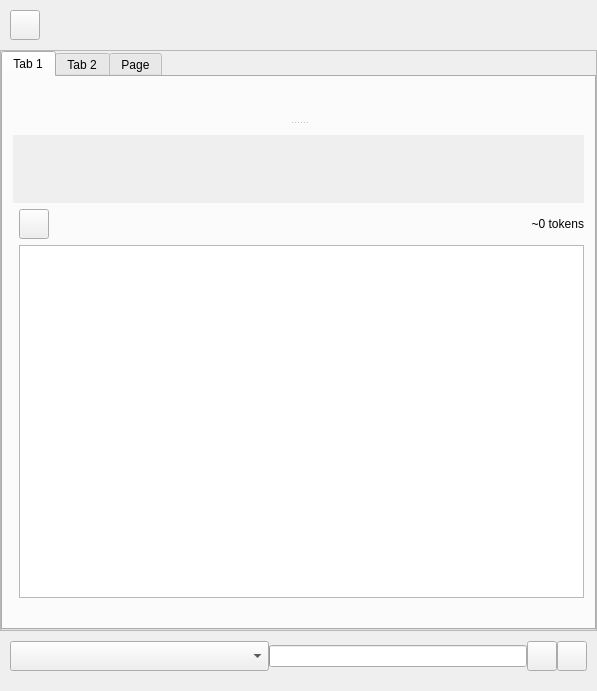
<?xml version="1.0" encoding="UTF-8"?>
<ui version="4.0">
 <class>chat_prompt</class>
 <widget class="QWidget" name="chat_prompt">
  <property name="geometry">
   <rect>
    <x>0</x>
    <y>0</y>
    <width>597</width>
    <height>691</height>
   </rect>
  </property>
  <property name="windowTitle">
   <string>Form</string>
  </property>
  <layout class="QGridLayout" name="gridLayout_2">
   <property name="leftMargin">
    <number>0</number>
   </property>
   <property name="topMargin">
    <number>0</number>
   </property>
   <property name="rightMargin">
    <number>0</number>
   </property>
   <property name="bottomMargin">
    <number>0</number>
   </property>
   <property name="spacing">
    <number>0</number>
   </property>
   <item row="0" column="0">
    <widget class="QWidget" name="chat_prompt_action_bar" native="true">
     <layout class="QHBoxLayout" name="horizontalLayout_3">
      <property name="spacing">
       <number>0</number>
      </property>
      <property name="leftMargin">
       <number>0</number>
      </property>
      <property name="topMargin">
       <number>0</number>
      </property>
      <property name="rightMargin">
       <number>0</number>
      </property>
      <property name="bottomMargin">
       <number>0</number>
      </property>
      <item>
       <layout class="QHBoxLayout" name="action_bar_container">
        <property name="spacing">
         <number>5</number>
        </property>
        <property name="leftMargin">
         <number>10</number>
        </property>
        <property name="topMargin">
         <number>10</number>
        </property>
        <property name="rightMargin">
         <number>10</number>
        </property>
        <property name="bottomMargin">
         <number>10</number>
        </property>
        <item>
         <widget class="QPushButton" name="clear_conversation_button">
          <property name="sizePolicy">
           <sizepolicy hsizetype="Maximum" vsizetype="Maximum">
            <horstretch>0</horstretch>
            <verstretch>0</verstretch>
           </sizepolicy>
          </property>
          <property name="minimumSize">
           <size>
            <width>30</width>
            <height>30</height>
           </size>
          </property>
          <property name="maximumSize">
           <size>
            <width>30</width>
            <height>30</height>
           </size>
          </property>
          <property name="toolTip">
           <string>New converation</string>
          </property>
          <property name="text">
           <string/>
          </property>
          <property name="icon">
           <iconset resource="../../../../../gui/resources/feather.qrc">
            <normaloff>:/light/icons/feather/light/plus.svg</normaloff>:/light/icons/feather/light/plus.svg</iconset>
          </property>
         </widget>
        </item>
        <item>
         <spacer name="horizontalSpacer">
          <property name="orientation">
           <enum>Qt::Orientation::Horizontal</enum>
          </property>
          <property name="sizeHint" stdset="0">
           <size>
            <width>40</width>
            <height>20</height>
           </size>
          </property>
         </spacer>
        </item>
       </layout>
      </item>
     </layout>
    </widget>
   </item>
   <item row="1" column="0">
    <widget class="QScrollArea" name="scrollArea">
     <property name="widgetResizable">
      <bool>true</bool>
     </property>
     <widget class="QWidget" name="scrollAreaWidgetContents_2">
      <property name="geometry">
       <rect>
        <x>0</x>
        <y>0</y>
        <width>595</width>
        <height>579</height>
       </rect>
      </property>
      <layout class="QGridLayout" name="gridLayout_4">
       <property name="leftMargin">
        <number>0</number>
       </property>
       <property name="topMargin">
        <number>0</number>
       </property>
       <property name="rightMargin">
        <number>0</number>
       </property>
       <property name="bottomMargin">
        <number>0</number>
       </property>
       <property name="spacing">
        <number>0</number>
       </property>
       <item row="0" column="0">
        <widget class="QTabWidget" name="tabWidget">
         <property name="currentIndex">
          <number>0</number>
         </property>
         <widget class="QWidget" name="tab">
          <attribute name="title">
           <string>Tab 1</string>
          </attribute>
          <layout class="QGridLayout" name="gridLayout_6">
           <property name="leftMargin">
            <number>0</number>
           </property>
           <property name="topMargin">
            <number>0</number>
           </property>
           <property name="rightMargin">
            <number>0</number>
           </property>
           <property name="bottomMargin">
            <number>0</number>
           </property>
           <property name="spacing">
            <number>0</number>
           </property>
           <item row="0" column="0">
            <widget class="QSplitter" name="splitter">
             <property name="orientation">
              <enum>Qt::Orientation::Vertical</enum>
             </property>
             <widget class="ConversationWidget" name="conversation" native="true"/>
             <widget class="QWidget" name="prompt_container" native="true">
              <layout class="QGridLayout" name="gridLayout">
               <property name="leftMargin">
                <number>10</number>
               </property>
               <property name="topMargin">
                <number>10</number>
               </property>
               <property name="rightMargin">
                <number>10</number>
               </property>
               <property name="bottomMargin">
                <number>10</number>
               </property>
               <property name="spacing">
                <number>0</number>
               </property>
               <item row="2" column="0">
                <widget class="QWidget" name="prompt_wrapper" native="true">
                 <layout class="QGridLayout" name="prompt_wrapper_layout">
                  <property name="leftMargin">
                   <number>0</number>
                  </property>
                  <property name="topMargin">
                   <number>0</number>
                  </property>
                  <property name="rightMargin">
                   <number>0</number>
                  </property>
                  <property name="bottomMargin">
                   <number>0</number>
                  </property>
                  <property name="spacing">
                   <number>0</number>
                  </property>
                 </layout>
                </widget>
               </item>
               <item row="0" column="0">
                <widget class="QWidget" name="chat_container" native="true">
                 <layout class="QGridLayout" name="gridLayout_7">
                  <property name="leftMargin">
                   <number>0</number>
                  </property>
                  <property name="topMargin">
                   <number>0</number>
                  </property>
                  <property name="rightMargin">
                   <number>0</number>
                  </property>
                  <property name="bottomMargin">
                   <number>0</number>
                  </property>
                  <item row="5" column="1">
                   <layout class="QHBoxLayout" name="horizontalLayout_4">
                    <item>
                     <widget class="QLabel" name="last_message_tokens">
                      <property name="sizePolicy">
                       <sizepolicy hsizetype="Minimum" vsizetype="Minimum">
                        <horstretch>0</horstretch>
                        <verstretch>0</verstretch>
                       </sizepolicy>
                      </property>
                      <property name="styleSheet">
                       <string notr="true"/>
                      </property>
                      <property name="text">
                       <string/>
                      </property>
                     </widget>
                    </item>
                    <item>
                     <widget class="QLabel" name="total_tokens">
                      <property name="sizePolicy">
                       <sizepolicy hsizetype="Minimum" vsizetype="Minimum">
                        <horstretch>0</horstretch>
                        <verstretch>0</verstretch>
                       </sizepolicy>
                      </property>
                      <property name="styleSheet">
                       <string notr="true"/>
                      </property>
                      <property name="text">
                       <string/>
                      </property>
                      <property name="alignment">
                       <set>Qt::AlignmentFlag::AlignRight|Qt::AlignmentFlag::AlignTrailing|Qt::AlignmentFlag::AlignVCenter</set>
                      </property>
                     </widget>
                    </item>
                   </layout>
                  </item>
                  <item row="0" column="0" colspan="2">
                   <widget class="QScrollArea" name="attachments_scroll_area">
                    <property name="sizePolicy">
                     <sizepolicy hsizetype="Expanding" vsizetype="Maximum">
                      <horstretch>0</horstretch>
                      <verstretch>0</verstretch>
                     </sizepolicy>
                    </property>
                    <property name="minimumSize">
                     <size>
                      <width>0</width>
                      <height>0</height>
                     </size>
                    </property>
                    <property name="maximumSize">
                     <size>
                      <width>16777215</width>
                      <height>80</height>
                     </size>
                    </property>
                    <property name="frameShape">
                     <enum>QFrame::Shape::NoFrame</enum>
                    </property>
                    <property name="verticalScrollBarPolicy">
                     <enum>Qt::ScrollBarPolicy::ScrollBarAlwaysOff</enum>
                    </property>
                    <property name="horizontalScrollBarPolicy">
                     <enum>Qt::ScrollBarPolicy::ScrollBarAsNeeded</enum>
                    </property>
                    <property name="widgetResizable">
                     <bool>true</bool>
                    </property>
                    <widget class="QWidget" name="attachments_container">
                     <property name="geometry">
                      <rect>
                       <x>0</x>
                       <y>0</y>
                       <width>571</width>
                       <height>68</height>
                      </rect>
                     </property>
                     <layout class="QHBoxLayout" name="attachments_layout">
                      <property name="spacing">
                       <number>8</number>
                      </property>
                      <property name="leftMargin">
                       <number>0</number>
                      </property>
                      <property name="topMargin">
                       <number>4</number>
                      </property>
                      <property name="rightMargin">
                       <number>0</number>
                      </property>
                      <property name="bottomMargin">
                       <number>4</number>
                      </property>
                     </layout>
                    </widget>
                   </widget>
                  </item>
                  <item row="1" column="1">
                   <layout class="QHBoxLayout" name="horizontalLayout_5">
                    <item>
                     <widget class="QPushButton" name="attach_button">
                      <property name="sizePolicy">
                       <sizepolicy hsizetype="Maximum" vsizetype="Maximum">
                        <horstretch>0</horstretch>
                        <verstretch>0</verstretch>
                       </sizepolicy>
                      </property>
                      <property name="minimumSize">
                       <size>
                        <width>30</width>
                        <height>30</height>
                       </size>
                      </property>
                      <property name="maximumSize">
                       <size>
                        <width>30</width>
                        <height>30</height>
                       </size>
                      </property>
                      <property name="toolTip">
                       <string>Attach image (vision-capable models only)</string>
                      </property>
                      <property name="text">
                       <string/>
                      </property>
                      <property name="icon">
                       <iconset resource="../../../../../gui/resources/feather.qrc">
                        <normaloff>:/light/icons/feather/light/paperclip.svg</normaloff>:/light/icons/feather/light/paperclip.svg</iconset>
                      </property>
                     </widget>
                    </item>
                    <item>
                     <widget class="QLabel" name="token_count">
                      <property name="sizePolicy">
                       <sizepolicy hsizetype="Minimum" vsizetype="Minimum">
                        <horstretch>0</horstretch>
                        <verstretch>0</verstretch>
                       </sizepolicy>
                      </property>
                      <property name="styleSheet">
                       <string notr="true"/>
                      </property>
                      <property name="text">
                       <string>~0 tokens</string>
                      </property>
                      <property name="alignment">
                       <set>Qt::AlignmentFlag::AlignRight|Qt::AlignmentFlag::AlignTrailing|Qt::AlignmentFlag::AlignVCenter</set>
                      </property>
                     </widget>
                    </item>
                   </layout>
                  </item>
                  <item row="4" column="1">
                   <widget class="QPlainTextEdit" name="prompt">
                    <property name="sizePolicy">
                     <sizepolicy hsizetype="Expanding" vsizetype="Expanding">
                      <horstretch>0</horstretch>
                      <verstretch>0</verstretch>
                     </sizepolicy>
                    </property>
                    <property name="minimumSize">
                     <size>
                      <width>0</width>
                      <height>150</height>
                     </size>
                    </property>
                    <property name="maximumSize">
                     <size>
                      <width>16777215</width>
                      <height>16777215</height>
                     </size>
                    </property>
                   </widget>
                  </item>
                 </layout>
                </widget>
               </item>
              </layout>
             </widget>
            </widget>
           </item>
          </layout>
         </widget>
         <widget class="QWidget" name="tab_2">
          <attribute name="title">
           <string>Tab 2</string>
          </attribute>
          <layout class="QGridLayout" name="gridLayout_3">
           <property name="leftMargin">
            <number>0</number>
           </property>
           <property name="topMargin">
            <number>0</number>
           </property>
           <property name="rightMargin">
            <number>0</number>
           </property>
           <property name="bottomMargin">
            <number>0</number>
           </property>
           <item row="0" column="0">
            <widget class="LLMSettingsWidget" name="llm_settings" native="true"/>
           </item>
          </layout>
         </widget>
         <widget class="QWidget" name="tab_3">
          <attribute name="title">
           <string>Page</string>
          </attribute>
          <layout class="QGridLayout" name="gridLayout_5">
           <property name="leftMargin">
            <number>0</number>
           </property>
           <property name="topMargin">
            <number>0</number>
           </property>
           <property name="rightMargin">
            <number>0</number>
           </property>
           <property name="bottomMargin">
            <number>0</number>
           </property>
           <item row="0" column="0">
            <widget class="LLMHistoryWidget" name="widget" native="true"/>
           </item>
          </layout>
         </widget>
        </widget>
       </item>
      </layout>
     </widget>
    </widget>
   </item>
   <item row="2" column="0">
    <widget class="QWidget" name="chat_prompt_footer" native="true">
     <layout class="QHBoxLayout" name="horizontalLayout">
      <property name="leftMargin">
       <number>0</number>
      </property>
      <property name="topMargin">
       <number>0</number>
      </property>
      <property name="rightMargin">
       <number>0</number>
      </property>
      <property name="bottomMargin">
       <number>0</number>
      </property>
      <item>
       <widget class="QWidget" name="footer_container" native="true">
        <layout class="QHBoxLayout" name="horizontalLayout_2">
         <property name="spacing">
          <number>0</number>
         </property>
         <property name="leftMargin">
          <number>10</number>
         </property>
         <property name="topMargin">
          <number>10</number>
         </property>
         <property name="rightMargin">
          <number>10</number>
         </property>
         <property name="bottomMargin">
          <number>10</number>
         </property>
         <item>
          <widget class="QComboBox" name="model_dropdown">
           <property name="sizePolicy">
            <sizepolicy hsizetype="Expanding" vsizetype="Fixed">
             <horstretch>0</horstretch>
             <verstretch>0</verstretch>
            </sizepolicy>
           </property>
           <property name="minimumSize">
            <size>
             <width>150</width>
             <height>30</height>
            </size>
           </property>
           <property name="toolTip">
            <string>Select LLM model</string>
           </property>
           <property name="sizeAdjustPolicy">
            <enum>QComboBox::SizeAdjustPolicy::AdjustToMinimumContentsLengthWithIcon</enum>
           </property>
          </widget>
         </item>
         <item>
          <widget class="QProgressBar" name="progressBar">
           <property name="sizePolicy">
            <sizepolicy hsizetype="Expanding" vsizetype="Fixed">
             <horstretch>0</horstretch>
             <verstretch>0</verstretch>
            </sizepolicy>
           </property>
           <property name="minimumSize">
            <size>
             <width>0</width>
             <height>0</height>
            </size>
           </property>
           <property name="maximumSize">
            <size>
             <width>16777215</width>
             <height>16777215</height>
            </size>
           </property>
           <property name="value">
            <number>0</number>
           </property>
           <property name="textVisible">
            <bool>false</bool>
           </property>
          </widget>
         </item>
         <item>
          <widget class="QPushButton" name="send_button">
           <property name="sizePolicy">
            <sizepolicy hsizetype="Minimum" vsizetype="Minimum">
             <horstretch>0</horstretch>
             <verstretch>0</verstretch>
            </sizepolicy>
           </property>
           <property name="minimumSize">
            <size>
             <width>30</width>
             <height>30</height>
            </size>
           </property>
           <property name="maximumSize">
            <size>
             <width>30</width>
             <height>30</height>
            </size>
           </property>
           <property name="toolTip">
            <string>Send message</string>
           </property>
           <property name="text">
            <string/>
           </property>
           <property name="icon">
            <iconset resource="../../../../../gui/resources/feather.qrc">
             <normaloff>:/light/icons/feather/light/chevron-up.svg</normaloff>:/light/icons/feather/light/chevron-up.svg</iconset>
           </property>
          </widget>
         </item>
         <item>
          <widget class="QPushButton" name="stop_button">
           <property name="sizePolicy">
            <sizepolicy hsizetype="Minimum" vsizetype="Minimum">
             <horstretch>0</horstretch>
             <verstretch>0</verstretch>
            </sizepolicy>
           </property>
           <property name="minimumSize">
            <size>
             <width>30</width>
             <height>30</height>
            </size>
           </property>
           <property name="maximumSize">
            <size>
             <width>30</width>
             <height>30</height>
            </size>
           </property>
           <property name="toolTip">
            <string>Cancel message</string>
           </property>
           <property name="text">
            <string/>
           </property>
           <property name="icon">
            <iconset resource="../../../../../gui/resources/feather.qrc">
             <normaloff>:/light/icons/feather/light/stop-circle.svg</normaloff>:/light/icons/feather/light/stop-circle.svg</iconset>
           </property>
          </widget>
         </item>
        </layout>
       </widget>
      </item>
     </layout>
    </widget>
   </item>
   <item row="3" column="0">
    <widget class="QWidget" name="progress_container" native="true">
     <layout class="QHBoxLayout" name="progress_layout">
      <property name="spacing">
       <number>0</number>
      </property>
      <property name="leftMargin">
       <number>10</number>
      </property>
      <property name="topMargin">
       <number>0</number>
      </property>
      <property name="rightMargin">
       <number>10</number>
      </property>
      <property name="bottomMargin">
       <number>10</number>
      </property>
     </layout>
    </widget>
   </item>
  </layout>
 </widget>
 <customwidgets>
  <customwidget>
   <class>LLMSettingsWidget</class>
   <extends>QWidget</extends>
   <header>airunner/components/llm/gui/widgets/llm_settings_widget</header>
   <container>1</container>
  </customwidget>
  <customwidget>
   <class>LLMHistoryWidget</class>
   <extends>QWidget</extends>
   <header>airunner/components/llm/gui/widgets/llm_history_widget</header>
   <container>1</container>
  </customwidget>
  <customwidget>
   <class>ConversationWidget</class>
   <extends>QWidget</extends>
   <header>airunner/components/chat/gui/widgets/conversation_widget</header>
   <container>1</container>
  </customwidget>
 </customwidgets>
 <resources>
  <include location="../../../../../gui/resources/feather.qrc"/>
 </resources>
 <connections>
  <connection>
   <sender>model_dropdown</sender>
   <signal>currentIndexChanged(int)</signal>
   <receiver>chat_prompt</receiver>
   <slot>on_model_changed(int)</slot>
   <hints>
    <hint type="sourcelabel">
     <x>200</x>
     <y>689</y>
    </hint>
    <hint type="destinationlabel">
     <x>200</x>
     <y>2</y>
    </hint>
   </hints>
  </connection>
  <connection>
   <sender>prompt</sender>
   <signal>textChanged()</signal>
   <receiver>chat_prompt</receiver>
   <slot>prompt_text_changed()</slot>
   <hints>
    <hint type="sourcelabel">
     <x>464</x>
     <y>647</y>
    </hint>
    <hint type="destinationlabel">
     <x>161</x>
     <y>0</y>
    </hint>
   </hints>
  </connection>
 </connections>
 <slots>
  <slot>message_type_text_changed(QString)</slot>
  <slot>prompt_text_changed()</slot>
  <slot>on_provider_changed(int)</slot>
  <slot>thinking_toggled(bool)</slot>
  <slot>on_model_changed(int)</slot>
  <slot>on_precision_changed(int)</slot>
 </slots>
</ui>
